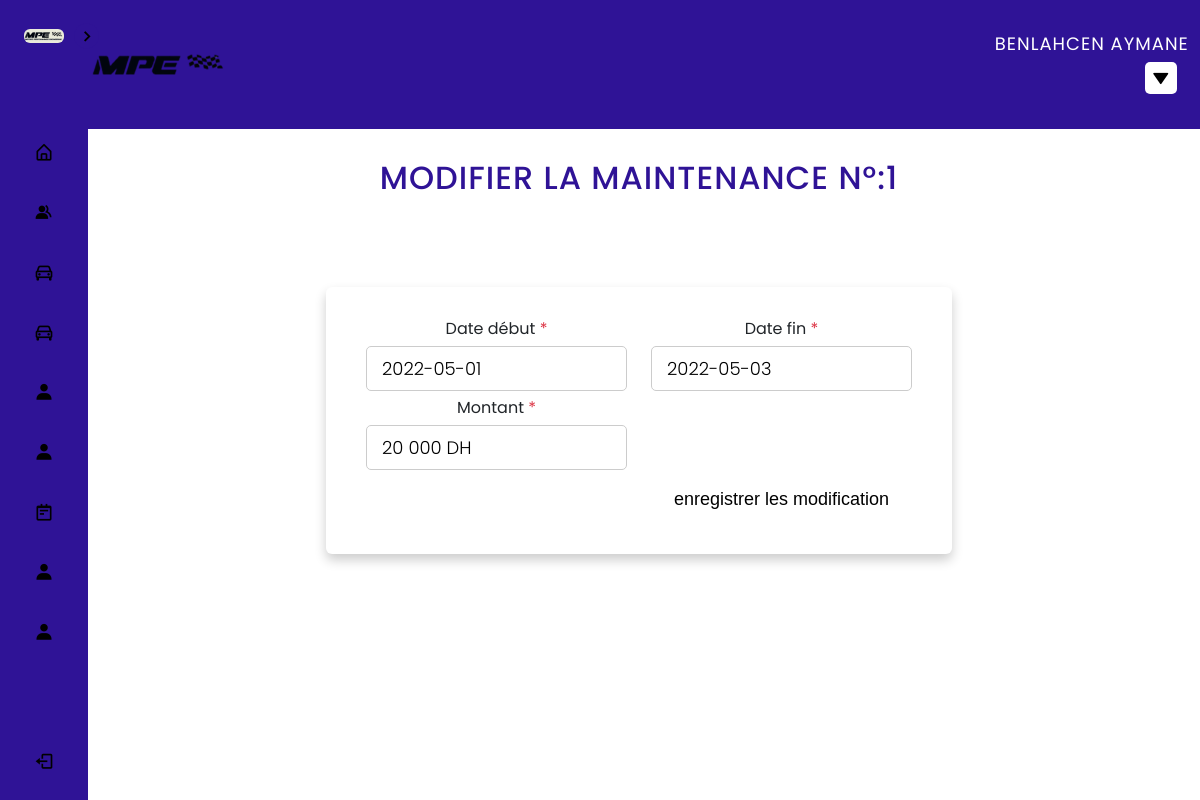
Page /admin/modifiermaintenance.php?idmaintenance=1 (signed in) on the committed database.
### tables this page shows
CREATE TABLE `maintenance` (
  `id_maintenance` int(11) NOT NULL,
  `id_client` int(11) NOT NULL,
  `id_voiture` int(11) NOT NULL,
  `id_equipe` int(11) NOT NULL,
  `date_debut` date DEFAULT NULL,
  `date_fin` date DEFAULT NULL,
  `montant` varchar(100) DEFAULT NULL
);

### admin/modifiermaintenance.php (the view, shortened to what this page needs)
<?php
include 'header.php';
include 'cnxpdo.php';
$idmaintenance = $_GET['idmaintenance'];
if (isset($_GET['idmaintenance'])) {
    $req = $cnx->query("select * from maintenance where id_maintenance = $idmaintenance");
    $ligne = $req->fetch();
}
?>
<head>
    <link href="https://cdn.jsdelivr.net/npm/bootstrap@5.2.0-beta1/dist/css/bootstrap.min.css" rel="stylesheet">
</head>
<div class="container-fluid px-1 py-5 mx-auto">
    <div class="row d-flex justify-content-center">
        <div class="col-xl-7 col-lg-8 col-md-9 col-11 text-center">
            <h2>Modifier la maintenance N°:<?php echo $idmaintenance ?></h2>
            <div class="card">
                <form action="" method="post">
                    <div class="row justify-content-between text-left">
                        <div class="form-group col-sm-6 flex-column d-flex">
                            <label class="form-control-label px-3">Date début<span class="text-danger"> *</span></label>
                            <input type="text" id="date_debut" name="date_debut" value="<?php echo $ligne['date_debut'] ?>"required>
                        </div>
                        <div class="form-group col-sm-6 flex-column d-flex">
                            <label class="form-control-label px-3">Date fin<span class="text-danger"> *</span></label>
                            <input type="text" id="date_fin" name="date_fin" value="<?php echo $ligne['date_fin'] ?>" required>
                        </div>
                        <div class="form-group col-sm-6 flex-column d-flex">
                            <label class="form-control-label px-3">Montant<span class="text-danger"> *</span></label>
                            <input type="text" id="montant" name="montant" value="<?php echo $ligne['montant'] ?>" required>
                        </div>
                    </div>
                    <div class="row justify-content-end">
                        <div class="form-group col-sm-6">
                            <button type="submit" name="modifier" class="btn btn-custom">enregistrer les modification</button>
                        </div>
                    </div>
                </form>
            </div>
        </div>
    </div>
</div>

### admin/header.php (shortened to what this page needs)
<?php
include 'cnx.php';
?>
<!DOCTYPE html>
<html lang="fr">
<head>
    <link href="https://cdn.jsdelivr.net/npm/bootstrap@5.2.0-beta1/dist/css/bootstrap.min.css" rel="stylesheet">
    <link rel="stylesheet" href="css/style.css">
    <link href='https://unpkg.com/boxicons@2.1.1/css/boxicons.min.css' rel='stylesheet'>
</head>
<body>
    <nav class="sidebar close">
        <header>
            <div class="image-text">
                <span class="image">
                    <a href="index.php">
                        <img src="img/logo.jpeg" alt="">
                    </a>
                </span>
            </div>
            <i class='bx bx-chevron-right toggle'></i>
        </header>
        <div class="menu-bar">
            <div class="menu">
                <ul class="menu-links">
                    <li class="nav-link">
                        <a href="index.php">
                            <i class='bx bx-home-alt icon'></i>
                        </a>
                    </li>
                    <li class="nav-link">
                        <a href="client.php">
                            <i class='bx bxs-group icon'></i>
                        </a>
                    </li>
                    <li class="nav-link">
                        <a href="voiture.php">
                            <i class='bx bx-car icon'></i>
                        </a>
                    </li>
                    <li class="nav-link">
                        <a href="piece.php">
                            <i class='bx bx-car icon'></i>
                        </a>
                    </li>
                    <li class="nav-link">
                        <a href="equipe.php">
                            <i class='bx bxs-user icon'></i>
                        </a>
                    </li>
                    <li class="nav-link">
                        <a href="employeur.php">
                            <i class='bx bxs-user icon'></i>
                        </a>
                    </li>
                    <li class="nav-link">
                        <a href="reparation.php">
                            <i class='bx bx-notepad icon'></i>
                        </a>
                    </li>
                    <li class="nav-link">
                        <a href="user.php">
                            <i class='bx bxs-user icon'></i>
                        </a>
                    </li>
                    <li class="nav-link">
                        <a href="garage.php">
                            <i class='bx bxs-user icon'></i>
                        </a>
                    </li>
                </ul>
            </div>
            <div class="bottom-content">
                <li class="">
                    <a href="logout.php">
                        <i class='bx bx-log-out icon'></i>
                    </a>
                </li>
            </div>
        </div>
    </nav>
    <section class="home">
        <div class="tfff">
            <header class="headerf">
                <img class="logo" src="img/image2.png" alt="logo">
                <span class="userrr">
                    <?php
                    $email = $_SESSION['admin'];
                    $query = "select * from admin where email = '$email'";
                    $stm = $cnx->prepare($query);
                    $stm->execute();
                    $admin = $stm->fetch();
                    echo $admin['nom'] . ' ' . $admin['prenom'];
                    ?></ </span>
                    <div class="dropdown">
                        <button class="dropbtn"><i class='bx bxs-down-arrow'></i></button>
                    </div>
            </header>

### admin/css/style.css (style rules this page uses)
* { margin: 0; padding: 0; box-sizing: border-box; font-family: 'Poppins', sans-serif; }
:root { --body-color: transparent; --sidebar-color: #2f1396; --primary-color: #2f1396; --primary-color-light: #2f1396; --toggle-color: rgb(255, 255, 255); --text-color: #ffffff; --tran-03: all 0.2s ease; --tran-03: all 0.3s ease; --tran-04: all 0.3s ease; --tran-05: all 0.3s ease; }
.ol, ul { padding-left: 0rem; }
body { min-height: 100vh; background-color: var(--body-color); transition: var(--tran-05); background-image: url("img/bgv.jpg"); }
.sidebar { position: fixed; top: 0; left: 0; height: 100%; width: 250px; padding: 10px 14px; background: var(--sidebar-color); transition: var(--tran-05); z-index: 100; }
.sidebar.close { width: 88px; }
.sidebar li { height: 50px; list-style: none; display: flex; align-items: center; margin-top: 10px; }
.sidebar header .image, .sidebar .icon { min-width: 60px; border-radius: 6px; }
.sidebar .icon { min-width: 60px; border-radius: 6px; height: 100%; display: flex; align-items: center; justify-content: center; font-size: 20px; }
.sidebar .text, .sidebar .icon { color: black; transition: var(--tran-03); }
.sidebar header { position: relative; }
.sidebar header .image-text { display: flex; align-items: center; }
.headerf { background-color: var(--sidebar-color); }
.sidebar header .image { display: flex; align-items: center; justify-content: center; }
.sidebar header .image img { width: 40px; border-radius: 6px; }
.sidebar header .toggle { position: absolute; top: 50%; right: -25px; transform: translateY(-50%) rotate(180deg); height: 25px; width: 25px; background-color: var(--primary-color); color: black; border-radius: 50%; display: flex; align-items: center; justify-content: center; font-size: 22px; cursor: pointer; transition: var(--tran-05); }
.sidebar.close .toggle { transform: translateY(-50%) rotate(0deg); }
.sidebar .menu { margin-top: 56px; }
.sidebar li a { list-style: none; height: 100%; background-color: transparent; display: flex; align-items: center; height: 100%; width: 100%; border-radius: 6px; text-decoration: none; transition: var(--tran-03); }
.sidebar .menu-bar { height: calc(100% - 55px); display: flex; flex-direction: column; justify-content: space-between; overflow-y: scroll; }
.home { position: absolute; top: 0; top: 0; left: 250px; height: 100vh; width: calc(100% - 250px); background-color: var(--body-color); transition: var(--tran-05); }
.sidebar.close ~ .home { left: 78px; height: 100vh; width: calc(100% - 78px); }
* { box-sizing: border-box; margin: 0; padding: 0; }
.tfff li, .tfff a,.tfff button { font-family: "Montserrat", sa,sans-serif; font-weight: 500; font-size: 16px; color:rgb(0, 0, 0); text-decoration: none; }
.tfff header { display: flex; justify-content: flex-end; align-items: center; padding: 0px 1%; }
.tfff .logo { cursor: pointer; margin-right: auto; }
.btn.btn-custom { padding: -1px 5px 10px 0px; text-align: center; font-size: 18px; font-weight: 500; color: #000000; background: white; border: none; border-radius: 60px; box-shadow: inset 0 0 0 0 var(--primary-color); transition: ease-out 0.5s; -webkit-transition: ease-out 0.5s; -moz-transition: ease-out 0.5s; }
* { box-sizing: border-box; -webkit-box-sizing: border-box; -moz-box-sizing: border-box; }
body { font-family: Helvetica; -webkit-font-smoothing: antialiased; background: transparent; }
h2 { text-align: center; font-size: 18px; text-transform: uppercase; letter-spacing: 1px; color: #2f1396; padding: 30px 0; }
.userrr { text-align: center; font-size: 18px; text-transform: uppercase; letter-spacing: 1px; color: white; padding: 30px 0; }
* { user-select: none; }
html, body { height: 100%; min-height: 100%; }
body { font-family: "Segoe UI", Tahoma, Geneva, Verdana, sans-serif; padding-bottom: 100px; margin: 0; background-color: #ebf3f3; }
.dropbtn { position: relative; left:150px ; width: 20px; height: 10px; background-color: #ffffff; color: white; padding: 16px; font-size: 16px; border: none; cursor: pointer; display: flex; justify-content: center; align-items: center; }
.tfff li, .tfff a, .tfff button { font-weight: 700; font-size: 9px; }
.dropdown { position: relative; display: flex; flex-direction: column; }

### rows in the picture
maintenance: date_debut "2022-05-01", date_fin "2022-05-03", montant "20 000 DH"

### other values in the picture
$admin['nom'] "BENLAHCEN"
$admin['prenom'] "AYMANE"
$idmaintenance "1"
